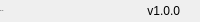
              <widget class="QFrame" name="bottomBar">
               <property name="minimumSize">
                <size>
                 <width>0</width>
                 <height>22</height>
                </size>
               </property>
               <property name="maximumSize">
                <size>
                 <width>16777215</width>
                 <height>22</height>
                </size>
               </property>
               <property name="frameShape">
                <enum>QFrame::NoFrame</enum>
               </property>
               <property name="frameShadow">
                <enum>QFrame::Raised</enum>
               </property>
               <layout class="QHBoxLayout" name="horizontalLayout_5">
                <property name="spacing">
                 <number>0</number>
                </property>
                <property name="leftMargin">
                 <number>0</number>
                </property>
                <property name="topMargin">
                 <number>0</number>
                </property>
                <property name="rightMargin">
                 <number>0</number>
                </property>
                <property name="bottomMargin">
                 <number>0</number>
                </property>
                <item>
                 <widget class="QLabel" name="creditsLabel">
                  <property name="maximumSize">
                   <size>
                    <width>16777215</width>
                    <height>16</height>
                   </size>
                  </property>
                  <property name="font">
                   <font>
                    <family>Segoe UI</family>
                    <pointsize>-1</pointsize>
                    <italic>false</italic>
                    <bold>false</bold>
                   </font>
                  </property>
                  <property name="text">
                   <string>By: ynlh</string>
                  </property>
                  <property name="alignment">
                   <set>Qt::AlignLeading|Qt::AlignLeft|Qt::AlignVCenter</set>
                  </property>
                 </widget>
                </item>
                <item>
                 <widget class="QLabel" name="version">
                  <property name="text">
                   <string>v1.0.0</string>
                  </property>
                  <property name="alignment">
                   <set>Qt::AlignRight|Qt::AlignTrailing|Qt::AlignVCenter</set>
                  </property>
                 </widget>
                </item>
                <item>
                 <widget class="QFrame" name="frame_size_grip">
                  <property name="minimumSize">
                   <size>
                    <width>20</width>
                    <height>0</height>
                   </size>
                  </property>
                  <property name="maximumSize">
                   <size>
                    <width>20</width>
                    <height>16777215</height>
                   </size>
                  </property>
                  <property name="frameShape">
                   <enum>QFrame::NoFrame</enum>
                  </property>
                  <property name="frameShadow">
                   <enum>QFrame::Raised</enum>
                  </property>
                 </widget>
                </item>
               </layout>
              </widget>
